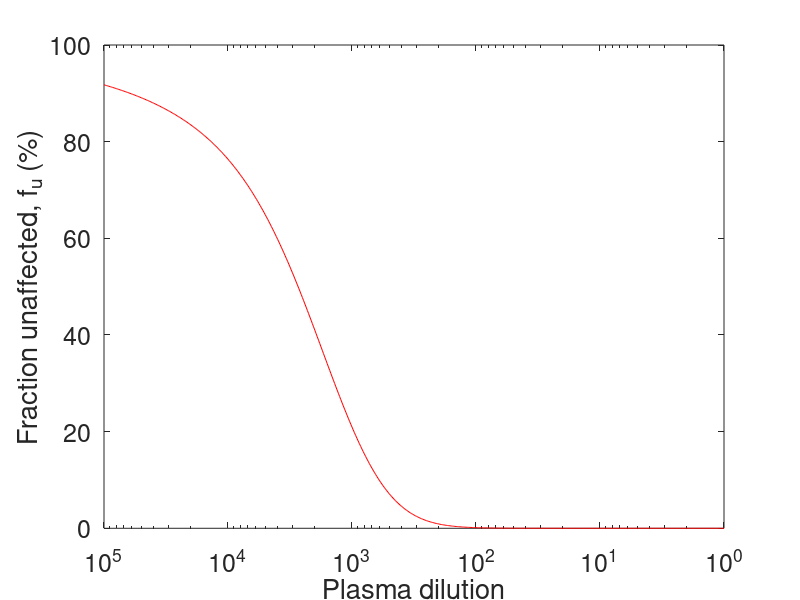

The MATLAB source for this figure:
clc; clear all; close all; 

% % N is the number of NAbs (here it is 10). D0 is the overall NAb concentration
N = 10; 
D0 = 10; 

% % m and IC50 values of 10 NAbs
IC50 = 10.^[0.76; -0.41; -1.15; 0.29; 0.89; -2.66; 0.49; 0.03; -3.1; 1.3]
m = [1.35; 0.47; 0.4; 0.56; 0.31; 1.5; 0.31; 0.39; 1.27; 0.97]
% % Compute concentration of each NAb
Di(1,1:1:N) = D0/N; 

ct = 0;

% % This for loop computes fraction unaffected at each dilution
for ij0 = 0:0.01:5 
    
Dilution = 10^ij0; % % dilution value
ct = ct + 1;

y = 1;
for i=1:1:N
y = y*(1 - (1 / (1 + ((IC50(i)/(Di(i)/Dilution))^m(i)))));
end

Dil(ct,1) = Dilution; 
fu_Bliss(ct,1) = y*100; % % fu_Bliss is the fraction unaffected calculated using Bliss Independence
end

figure
semilogx(Dil,fu_Bliss,'-r')
ylim([0,100])
xlim([1,100000])
xlabel('Plasma dilution')
ylabel('Fraction unaffected, f_u (%)')
set(gca,'xdir','reverse','FontSize',18)

